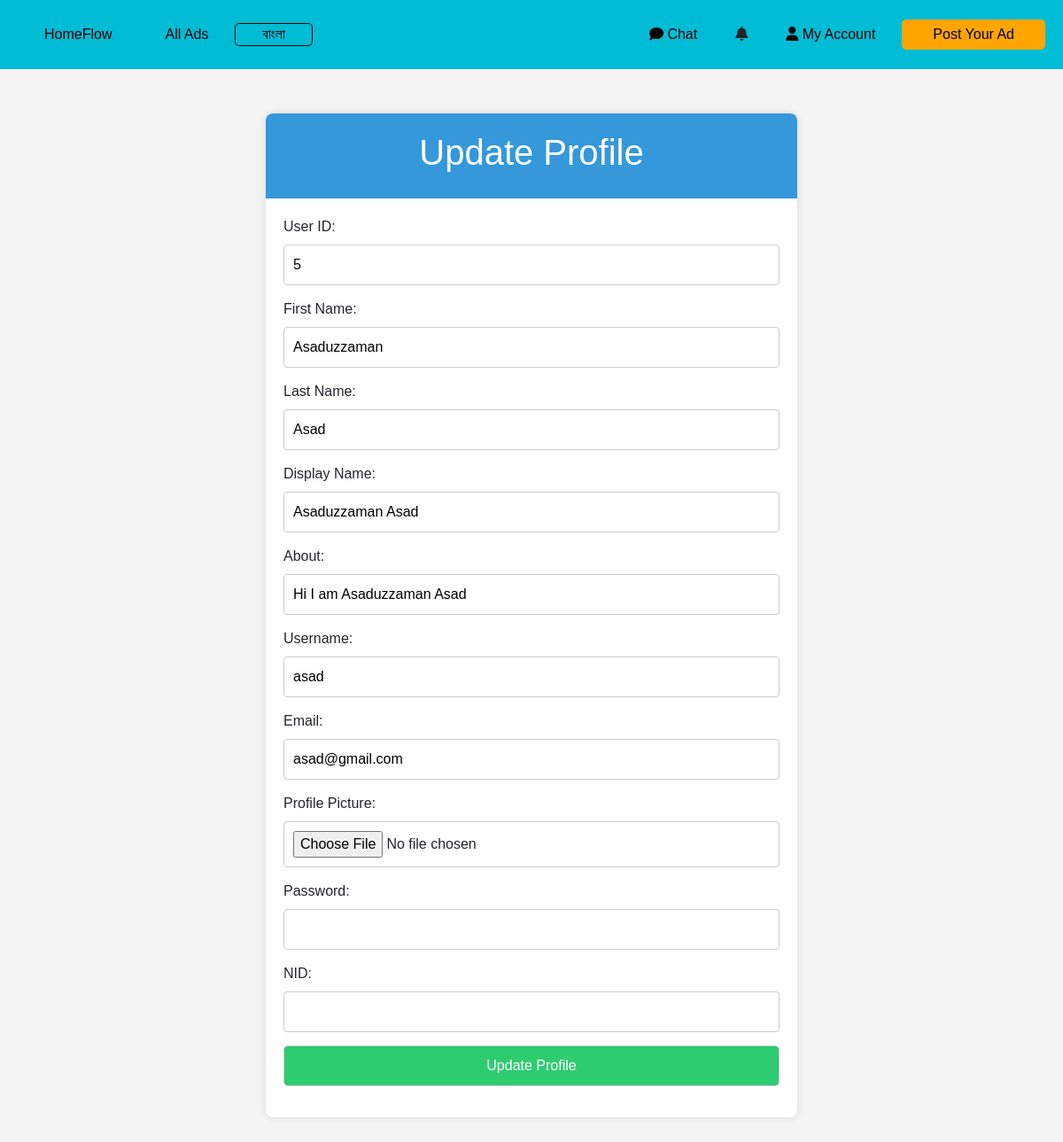
/EditProfilePage/ (signed in), run on the app's committed database.
### myApp/models.py (models this page shows, shortened)
class Custom_User(AbstractUser):
    USER=[
        ('profile','Profile')
    ]
    display_name=models.CharField(max_length=100)
    email=models.EmailField()
    password=models.CharField(max_length=100)
    confirm_password=models.CharField(max_length=100)
    about=models.TextField(null=True)
    user_type=models.CharField(choices=USER,max_length=120, null=True)
    profile_picture=models.ImageField(upload_to='media/profile_pic',null=True)

### myProject/views.py (the view, shortened to what this page needs)
# urls.py: path('EditProfilePage/',EditProfilePage,name='EditProfilePage'),
@login_required
def EditProfilePage(request):
    user=request.user
    return render(request,'Editprofile.html')

### Template/Editprofile.html (shortened to what this page needs)
{% include "navbar.html" %}
{% block content %}
<!DOCTYPE html>
<html lang="en">
<head>
</head>
<body>
<div class="update-profile-container">
    <div class="update-profile-header">
        <h1>Update Profile</h1>
    </div>
    <form action="{% url "EditProfilePage" %}" method='post' enctype="multipart/form-data" class="form-group">
        <label>User ID:</label>
        <input type="text" id="first_name" name="user_id" value="{{ request.user.id }}" required>
        <label for="first_name">First Name:</label>
        <input type="text" id="first_name" name="first_name" value="{{ request.user.first_name }}" required>
        <label for="last_name">Last Name:</label>
        <input type="text" id="last_name" name="last_name" value="{{ request.user.last_name }}" required>
        <label for="display_name">Display Name:</label>
        <input type="text" id="display_name" name="display_name" value="{{ request.user.display_name }}" required>
        <label for="about">About:</label>
        <input type="text" id="about" name="about" value="{{ request.user.about }}">
        <label for="username">Username:</label>
        <input type="text" id="username" name="username" value="{{ request.user.username }}" required readonly>
        <label for="email">Email:</label>
        <input type="email" id="email" name="email" value="{{ request.user.email }}" required readonly>
        <label for="profile_picture">Profile Picture:</label>
        <input type="file" id="profile_picture" name="profile_picture">
        <label for="password">Password:</label>
        <input type="password" id="password" name="password" required>
        <label for="nid">NID:</label>
        <input type="text" id="nid" name="nid" value='{{request.user.profile.nid}}' required>
        <input type="submit" value="Update Profile" class="update-profile-button">
    </form>
</div>
</body>
</html>
{% endblock content %}

### Template/navbar.html (style rules this page uses)
body { font-family: 'Arial', sans-serif; margin: 0; padding: 0; }

### Template/Editprofile.html (style rules this page uses)
body { font-family: Arial, sans-serif; background-color: #f4f4f4; margin: 0; padding: 0; }
.update-profile-container { max-width: 600px; margin: 50px auto; background-color: #fff; border-radius: 8px; box-shadow: 0 0 10px rgba(0, 0, 0, 0.1); overflow: hidden; }
.update-profile-header { text-align: center; padding: 20px; background-color: #3498db; color: #fff; }
.form-group { padding: 20px; }
label { display: block; margin-bottom: 8px; }
input, textarea { width: 100%; padding: 10px; margin-bottom: 15px; border: 1px solid #ccc; border-radius: 4px; box-sizing: border-box; }
.update-profile-button { display: inline-block; padding: 10px 20px; background-color: #2ecc71; color: #fff; text-decoration: none; border-radius: 5px; }

### data on the page
Custom_User: user_id "5", first_name "Asaduzzaman", last_name "Asad", display_name "Asaduzzaman Asad", about "Hi I am Asaduzzaman Asad", username "asad", email "asad@gmail.com"
